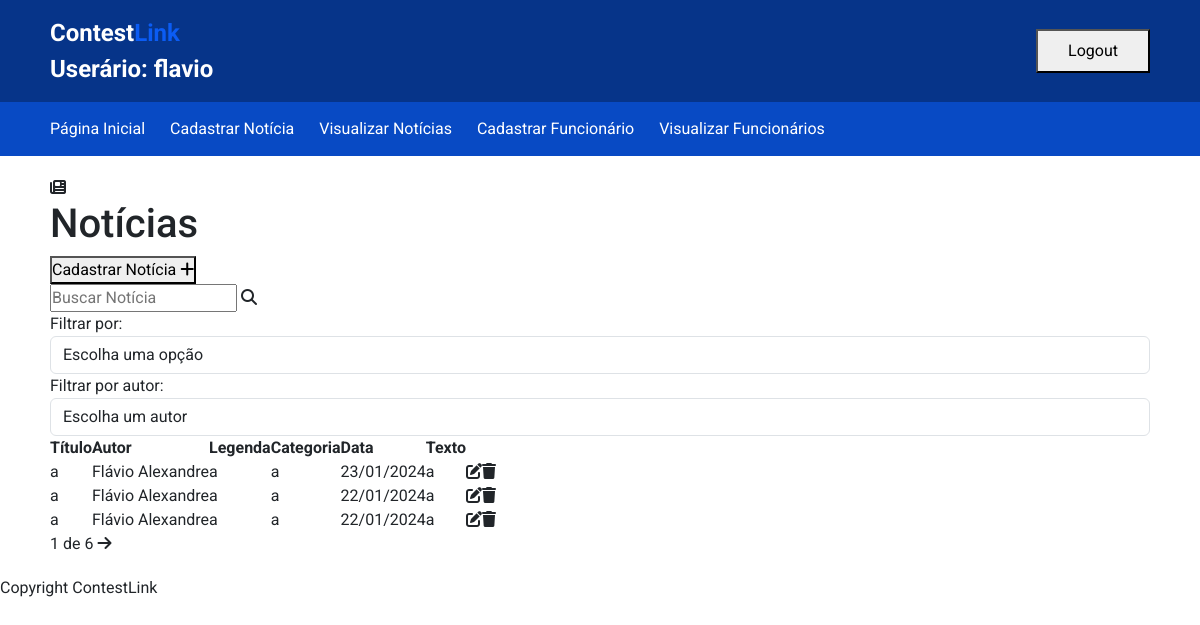
Page /noticias/noticias/ (signed in) on the earlier database version.
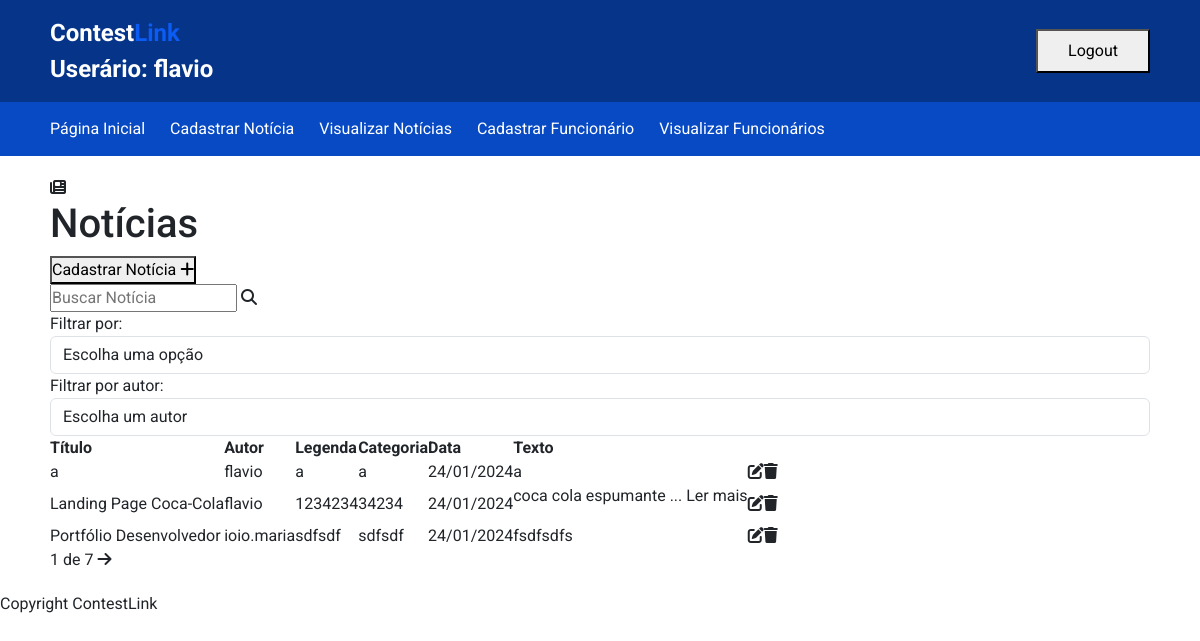
Same page on the later database version.
### autenticacao/models.py (models this page shows)
class Noticia(models.Model):
    titulo = models.CharField(max_length=100)
    autor = models.CharField(max_length=100)
    texto = models.TextField()
    legenda = models.CharField(max_length=100)
    categoria = models.CharField(max_length=100)
    data_e_hora = models.DateTimeField()
    id_funcionario = models.ForeignKey(get_user_model(), on_delete=models.SET_NULL, null=True)

### autenticacao/views.py (the view)
# urls.py: path('noticias/', include('autenticacao.urls')),
@login_required
def noticias(request):
    search = request.GET.get('search')
    filter = request.GET.get('filter')
    autorFilter = request.GET.get('autorFilter')
    funcionarios = get_user_model().objects.all()
    if search:
        noticias = Noticia.objects.filter(titulo__icontains=search)
    elif filter:
        noticias = Noticia.objects.all().order_by(filter)
    elif autorFilter:
        noticias = Noticia.objects.filter(autor__icontains=autorFilter)
    else:
        noticias_list = Noticia.objects.all().order_by('-data_e_hora')
        paginator = Paginator(noticias_list, 3)
        page = request.GET.get('page')
        noticias = paginator.get_page(page)
    return render(request, 'noticias/noticias.html', {'noticias': noticias, "funcionarios": funcionarios})

### autenticacao/templates/noticias/noticias.html (shortened to what this page needs)
{% extends 'base.html' %}
{% load static %}
{% block 'head' %}
    <link rel="stylesheet" href="{% static 'css/cadastro.css'%}">
{% endblock %}
{% block 'content' %}
    <div class="title-container">
        <i class="fa-solid fa-newspaper"></i>
        <h1>Notícias</h1>
    </div>
    <div class="input-container">
        <button><a href="{% url 'cadastrarnoticia' %}">Cadastrar Notícia <i class="fas fa-plus"></i></a></button>
        <form method="GET" id="search-form">
            <input type="text" name="search" id="search" placeholder="Buscar Notícia" value="{{ request.GET.search }}">
            <i class="fas fa-search" id="search-btn"></i>
        </form>
    </div><div class="filter-container">
        <span>Filtrar por:</span>
        <select name="filter" id="filter" class="form-control">
            <option value="">Escolha uma opção</option>
        </select>
        <span>Filtrar por autor:</span>
        <select name="autorFilter" id="autorFilter" class="form-control">
            <option value="">Escolha um autor</option>
        </select>
    </div>
    <div class="form-container">
        <table>
            <thead>
                <tr>
                    <th>Título</th>
                    <th>Autor</th>
                    <th>Legenda</th>
                    <th>Categoria</th>
                    <th>Data</th>
                    <th>Texto</th>
                    <th></th>
                    <th></th>
                </tr>
            </thead>
            <tbody>
        {% for i in noticias %}
                <tr>
                    <td><a href="{% url 'noticias_id' id=i.id%}">{{i.titulo}}</a></td>
                    <td>{{i.autor}}</td>
                    <td>{{i.legenda}}</td>
                    <td>{{i.categoria}}</td>
                    <td>{{i.data_e_hora | date:"d/m/Y"}}</td>
                {% if i.texto|length > 20 %}
                    <td>{{i.texto | slice:":20"}}<a href="{% url 'noticias_id' id=i.id%}">... Ler mais</a></p></td>
                {% else %}
                    <td>{{ i.texto }}</td>
                {% endif %}
                <td><a href="{% url 'editarnoticia' id=i.id%}"><i class="fa-solid fa-pen-to-square"></i></a></td>
                <td><a href="{% url 'deletarnoticia' id=i.id%}" class="delete-btn"><i class="fa-solid fa-trash"></i></a></td>
                </tr>
        {%endfor%}
            </tbody>
        </table>
        <div class="pagination-container">
            <span>
                {%if noticias.paginator.num_pages%}
                <span>
                    {{noticias.number}} de {{noticias.paginator.num_pages}}
                </span>
                {%endif%}
                {%if noticias.has_next%}
                    <a href="?page={{noticias.next_page_number}}"><i class="fas fa-arrow-right"></i></a>
                {%endif%}
            </span>
    </div>
{% endblock %}

### templates/base.html (shortened to what this page needs)
{% load static %}
<!doctype html>
<html lang="pt-Br">
  <head>
    <link href="https://cdn.jsdelivr.net/npm/bootstrap@5.3.2/dist/css/bootstrap.min.css" rel="stylesheet">
    <link rel="stylesheet" href="{% static '../static/css/base.css' %}">
    {% block 'head' %}
    {% endblock %}
  </head>
  <body>
    {% if user.is_authenticated%}
      {% include 'partials/header.html' %}
    {% else %}
      <button class="main-btn"><a href="/accounts/login">Fazer Login</a></button>
    {% endif %}
        <main>
            {% block 'content' %}
            {% endblock %}
        </main>
    {% include 'partials/footer.html' %}
  </body>
</html>

### templates/partials/header.html (shortened to what this page needs)
<header>
    <div class="header-container">
        <div class="logo-container">
            <p>Contest<span>Link</span></p>
            <p>Userário: {{ user.username }}</p>
        </div>
        <div class="buttons-container">
            {% if user.is_authenticated%}
            <form method="post" action="{% url 'logout' %}">
                <button type="submit">Logout</button>
            </form>
            {% else %}
                <button class="main-btn"><a href="/accounts/login">Fazer Login</a></button>
            {% endif %}
        </div>
    </div>
</header>
<nav>
        <lu>
            <li><a href="{%url 'dashboard'%}">Página Inicial</a></li>
            <li><a href="{% url 'cadastrarnoticia'%}">Cadastrar Notícia</a></li>
            <li><a href="{%url 'noticias'%}">Visualizar Notícias</a></li>
            <li><a href="{%url 'cadastrarfuncionario'%}">Cadastrar Funcionário</a></li>
            <li><a href="{%url 'funcionarios'%}">Visualizar Funcionários</a></li>
        </lu>
</nav>

### templates/partials/footer.html (shortened to what this page needs)
{% load static %}
<footer>
  <article>
    <p>Copyright ContestLink</p>
  </article>
</footer>

### templates/static/css/base.css (style rules this page uses)
* { margin: 0; padding: 0; font-family: 'Roboto', sans-serif; list-style: none; text-decoration: none; }
:root { --dark-blue: #063489; --regular-blue: #0B5CF4; --alternative-blue: #084AC4; --white: #fff; --black: #181818; --grey: #D9D9D9; --dark-grey: #7A7A7A; }
a { text-decoration: none; color: inherit; cursor: pointer; }
header { padding: 15px 50px; background-color: var(--dark-blue); }
.header-container { display: flex; flex-direction: row; align-items: center; }
.header-container p { font-size: 24px; font-weight: 700; color: var(--white); }
.logo-container p { margin: 0px; }
.header-container span { color: var(--regular-blue); }
.header-container button { padding: 8px 30px; }
.logo-container { flex-grow: 1; }
.buttons-container { display: flex; justify-content: end; flex-grow: 4; }
nav { padding: 15px 50px; background-color: var(--alternative-blue); display: flex; flex-direction: row; align-items: center; }
nav { flex-grow: 1; }
nav lu { display: flex; flex-direction: row; align-items: center; }
nav li a { color: #fff; margin-right: 25px; transition: 0.5s; }
main { padding: 20px 50px; }

Differences in the rows shown:
no longer on this page (row unchanged): Noticia: titulo "a", autor "Flávio Alexandre", legenda "a", categoria "a", data_e_hora "23/01/2024", texto "a"
no longer on this page (row unchanged): Noticia: titulo "a", autor "Flávio Alexandre", legenda "a", categoria "a", data_e_hora "22/01/2024", texto "a"
no longer on this page (row unchanged): Noticia: titulo "a", autor "Flávio Alexandre", legenda "a", categoria "a", data_e_hora "22/01/2024", texto "a"
added Noticia: titulo "a", autor "flavio", legenda "a", categoria "a", data_e_hora "24/01/2024", texto "a"
added Noticia: titulo "Landing Page Coca-Cola", autor "flavio", legenda "1234234", categoria "34234", data_e_hora "24/01/2024", texto "coca cola espumante"
added Noticia: titulo "Portfólio Desenvolvedor", autor "ioio.maria", legenda "sdfsdf", categoria "sdfsdf", data_e_hora "24/01/2024", texto "fsdfsdfs"
Other differences:
{{ noticias.paginator.num_pages }}: "6" → "7"
